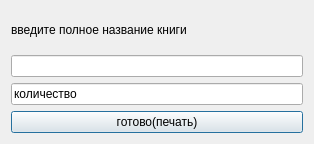
<?xml version="1.0" encoding="UTF-8"?>
<ui version="4.0">
 <class>QR_code_unread</class>
 <widget class="QDialog" name="QR_code_unread">
  <property name="geometry">
   <rect>
    <x>0</x>
    <y>0</y>
    <width>314</width>
    <height>144</height>
   </rect>
  </property>
  <property name="windowTitle">
   <string>Dialog</string>
  </property>
  <layout class="QVBoxLayout" name="verticalLayout">
   <item>
    <widget class="QLabel" name="label">
     <property name="text">
      <string>введите полное название книги</string>
     </property>
    </widget>
   </item>
   <item>
    <widget class="QLineEdit" name="lineEdit"/>
   </item>
   <item>
    <widget class="QLineEdit" name="lineEdit_2">
     <property name="text">
      <string>количество</string>
     </property>
    </widget>
   </item>
   <item>
    <widget class="QPushButton" name="pushButton">
     <property name="text">
      <string>готово(печать)</string>
     </property>
    </widget>
   </item>
  </layout>
 </widget>
 <resources/>
 <connections/>
</ui>
